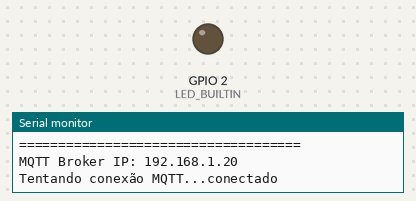
Bench run of a program on a simulated ESP8266 (Wemos D1 mini). Shown: output pins drawn as LEDs (lit = HIGH, except the on-board LED, lit = LOW), the last lines printed to the serial monitor. WiFi joins after 1.5 s; servers stay silent unless stated; storage starts empty; random numbers use the default seed unless the program sets one; no MQTT or app messages arrive unless stated.

Above: at 2.2 s.
At 6.05 s:
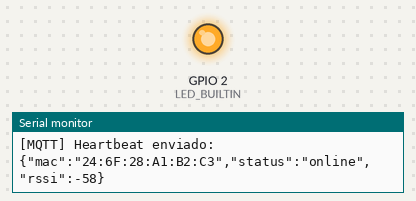
Timing chart, 0 to 8.4 s (numbered marks = the images above):
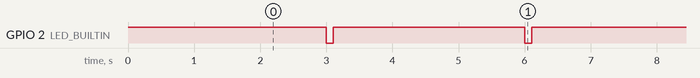

Measured:
- by itself, GPIO 2 (LED_BUILTIN): alternates HIGH for 2.9 s and LOW for 0.10 s

The program:

main.cpp
```cpp
#include <LittleFS.h>
#include <ESP8266WiFi.h>
#include <DNSServer.h>
#include <ESP8266WebServer.h>
#include <WiFiManager.h>
#include <PubSubClient.h>
#include <ArduinoJson.h>

// --- CONFIGURAÇÃO ---
char mqtt_server[40] = "192.168.1.20"; // Valor padrão
const char* mqtt_topic_heartbeat = "tracking/heartbeat";

WiFiClient espClient;
PubSubClient client(espClient);

// Flag para salvar config
bool shouldSaveConfig = false;

// Callback que indica que a configuração deve ser salva
void saveConfigCallback() {
  Serial.println("Configuração precisa ser salva");
  shouldSaveConfig = true;
}

void setup_wifi_manager() {
  // LittleFS para persistência
  if (LittleFS.begin()) {
    Serial.println("LittleFS montado");
    if (LittleFS.exists("/config.json")) {
      File configFile = LittleFS.open("/config.json", "r");
      if (configFile) {
        size_t size = configFile.size();
        std::unique_ptr<char[]> buf(new char[size]);
        configFile.readBytes(buf.get(), size);
        StaticJsonDocument<256> doc;
        if (deserializeJson(doc, buf.get()) == DeserializationError::Ok) {
          strcpy(mqtt_server, doc["mqtt_server"]);
        }
      }
    }
  } else {
    Serial.println("Falha ao montar LittleFS");
  }

  WiFiManagerParameter custom_mqtt_server("server", "IP do Broker MQTT", mqtt_server, 40);
  WiFiManager wifiManager;

  // Gerar nome único para o AP (WemosTag-XXXX)
  String apName = "WemosTag-" + WiFi.macAddress().substring(WiFi.macAddress().length() - 5);
  apName.replace(":", ""); // Remove o último ':' se necessário para ficar limpo

  // Callback de salvamento
  wifiManager.setSaveConfigCallback(saveConfigCallback);
  wifiManager.addParameter(&custom_mqtt_server);

  // Tenta conectar com as credenciais padrão primeiro
  WiFi.begin("uaifai-brum", "bemvindoaocesar");

  // Tenta conectar, se falhar abre o AP único
  if (!wifiManager.autoConnect(apName.c_str())) {
    Serial.println("Falha ao conectar e timeout do portal atingido");
    delay(3000);
    ESP.restart();
  }

  // Se chegou aqui, conectou no WiFi
  Serial.println("");
  Serial.println("====================================");
  Serial.println("WiFi CONECTADO COM SUCESSO!");

  // GARANTIR QUE O AP CONTINUE ATIVO PARA O ESP32 ESCANEAR
  // Isso permite que o Scanner veja o BSSID desta placa mesmo se ela estiver no WiFi
  WiFi.mode(WIFI_AP_STA);

  Serial.print("IP obtido: ");
  Serial.println(WiFi.localIP());
  Serial.print("MAC Address: ");
  Serial.println(WiFi.macAddress());
  Serial.println("====================================");

  strcpy(mqtt_server, custom_mqtt_server.getValue());

  // Salva o novo IP se necessário
  if (shouldSaveConfig) {
    StaticJsonDocument<256> doc;
    doc["mqtt_server"] = mqtt_server;
    File configFile = LittleFS.open("/config.json", "w");
    if (configFile) {
      serializeJson(doc, configFile);
      configFile.close();
      Serial.println("Configuração salva com sucesso");
    }
  }

  Serial.print("MQTT Broker IP: ");
  Serial.println(mqtt_server);
}

void reconnect() {
  while (!client.connected()) {
    Serial.print("Tentando conexão MQTT...");
    String clientId = "WemosTag-";
    clientId += String(random(0xffff), HEX);

    if (client.connect(clientId.c_str())) {
      Serial.println("conectado");
    } else {
      Serial.print("falhou, rc=");
      Serial.print(client.state());
      Serial.println(" tentando novamente em 5 segundos");
      delay(5000);
    }
  }
}

void setup() {
  pinMode(LED_BUILTIN, OUTPUT);
  digitalWrite(LED_BUILTIN, HIGH); // Turn off (Active LOW)

  Serial.begin(115200);
  Serial.println("");
  Serial.print("Motivo do último Reset: ");
  Serial.println(ESP.getResetReason());

  setup_wifi_manager();
  client.setServer(mqtt_server, 1883);
}

void loop() {
  if (!client.connected()) {
    reconnect();
  }
  client.loop();

  static unsigned long lastMsg = 0;
  unsigned long now = millis();
  if (now - lastMsg > 3000) {
    lastMsg = now;

    StaticJsonDocument<128> doc;
    doc["mac"] = WiFi.macAddress();
    doc["status"] = "online";
    doc["rssi"] = WiFi.RSSI();

    char buffer[128];
    serializeJson(doc, buffer);

    // Pisca o LED para confirmar emissão física
    digitalWrite(LED_BUILTIN, LOW);

    if (client.publish(mqtt_topic_heartbeat, buffer)) {
      Serial.print("[MQTT] Heartbeat enviado: ");
      Serial.println(buffer);
    } else {
      Serial.println("[MQTT] ERRO ao enviar heartbeat!");
    }

    delay(100);
    digitalWrite(LED_BUILTIN, HIGH);
  }
}
```
